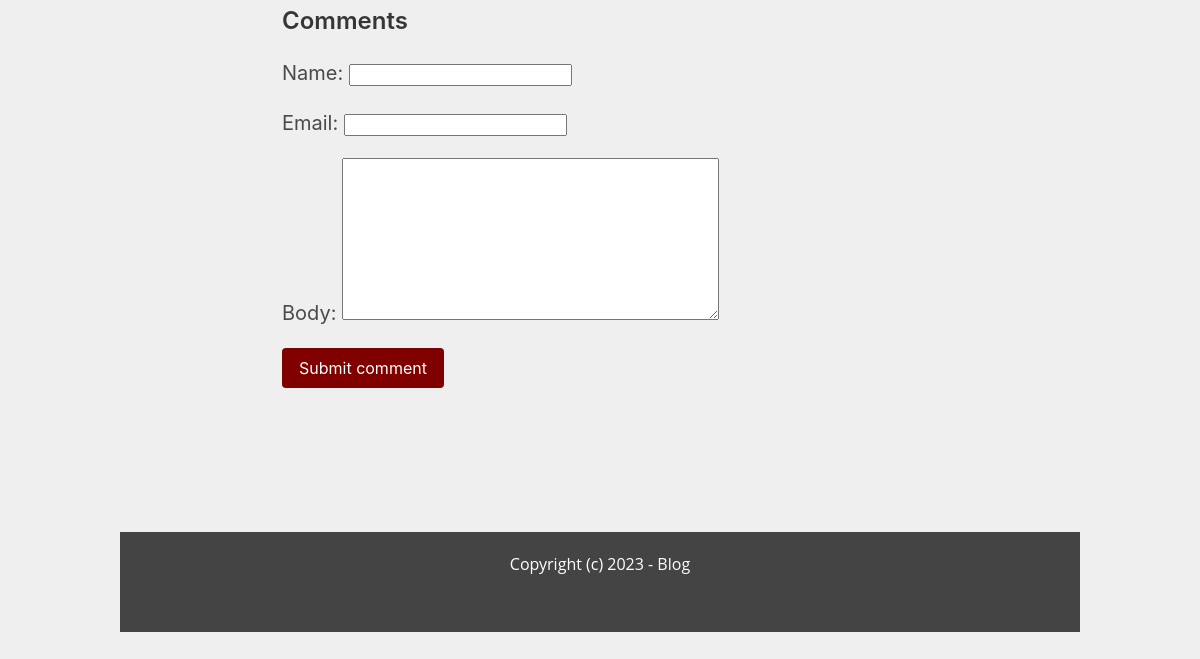
The app's page /motivational/who-we-are/ (lower part), older data.
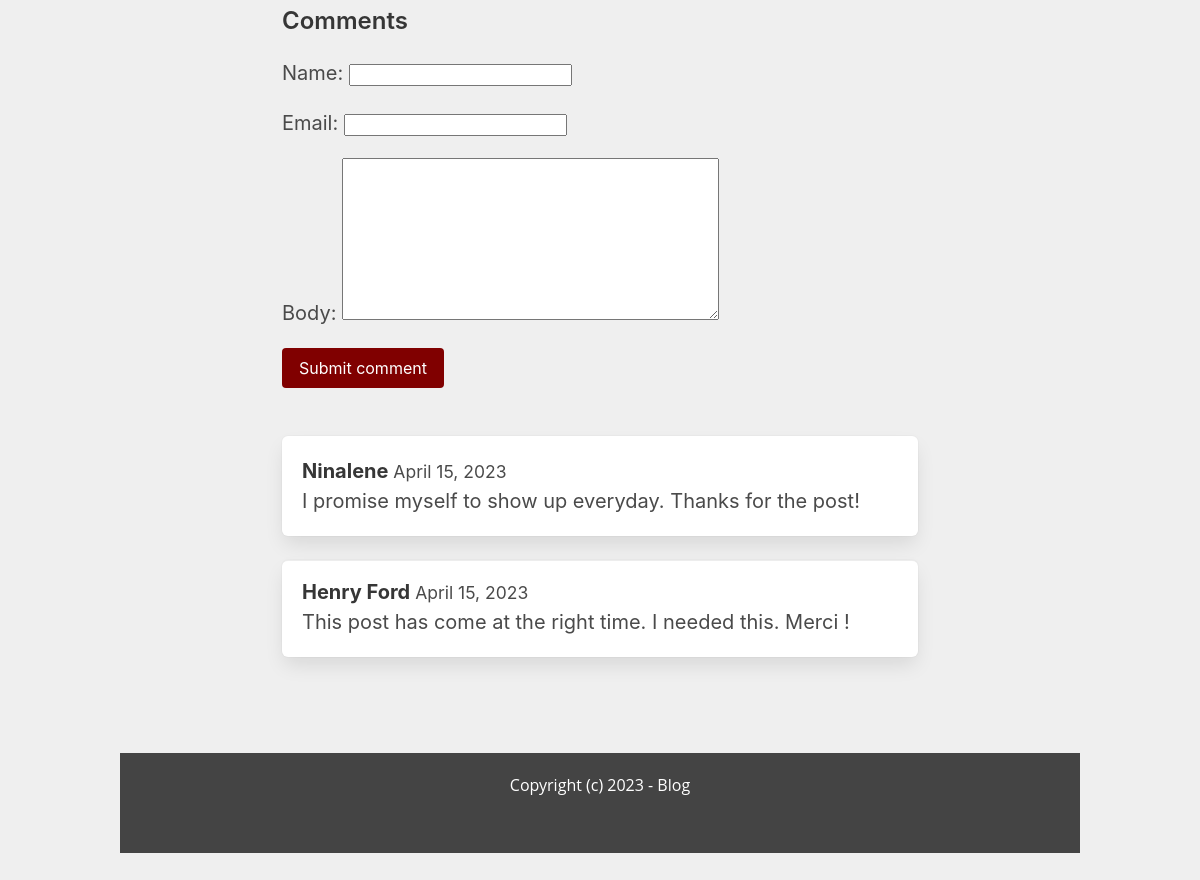
The same page, newer data.
### blogappposts/models.py (models this page shows, shortened)
class Comment(models.Model):
    post = models.ForeignKey(Post, related_name='comments', on_delete=models.CASCADE)
    name = models.CharField(max_length=255)
    email = models.EmailField()
    body = models.TextField()
    created_at = models.DateField(auto_now_add=True)

### blogappposts/views.py (the view)
# urls.py: path('<slug:category_slug>/''<slug:slug>/', views.detail, name ='detail'),
def detail(request, category_slug, slug):
    post = get_object_or_404(Post, slug=slug, status=Post.ACTIVE)
    if request.method == 'post':
        form = CommentForm(request.post)
        if form.is_valid():
            comment = form.save(commit=False)
            comment.post = post
            comment.save()
            return redirect('detail', slug=slug)
    else:
        form = CommentForm()
    return render(request, 'blogappposts/detail.html', {'post':post, 'form': form})

### blogappposts/forms.py
class CommentForm(forms.ModelForm):
    class Meta:
        model = Comment
        fields = ('name', 'email', 'body')

### blogappposts/models.py (called while the page is built)
    def __str__(self) -> str:
        return self.title

### blogappposts/templates/blogappposts/detail.html (shortened to what this page needs)
{% extends 'blogapp/main.html'%}
{% block content %}
<section class="hero">
    <div class="hero-body">
        <div class="container">
            <section class="section">
                <div class="columns">
                    <div class="column is-10 is-offset-1">
                            <div class = "content is-medium">
                                   <h2 class = "subtitle is-4" > Comments</h2>
                                   <form method="post" class="mb-6">
                                        {{form.as_p}}
                                        <div class ="field">
                                            <div class = "control">
                                                <button class="button is-success" style="background-color: maroon;"> Submit comment</button>
                                            </div>
                                        </div>
                                   </form>
                                   {% for comment in post.comments.all %}
                                        <article class = "media box ">
                                            <div class = "media-content">
                                                <strong>{{comment.name }}</strong><small>  {{comment.created_at}}</small><br>
                                                {{comment.body}}
                                            </div>
                                        </article>
                                   {% endfor %}
                            </div>
                    </div>
                </div>
            </section>
{% endblock%}

Row changes from the older to the newer data that the page shows:
added Comment: name "Ninalene", created_at "April 15, 2023", body "I promise myself to show up everyday. Thanks for the post!"
added Comment: name "Henry Ford", created_at "April 15, 2023", body "This post has come at the right time. I needed this. Merci !"
